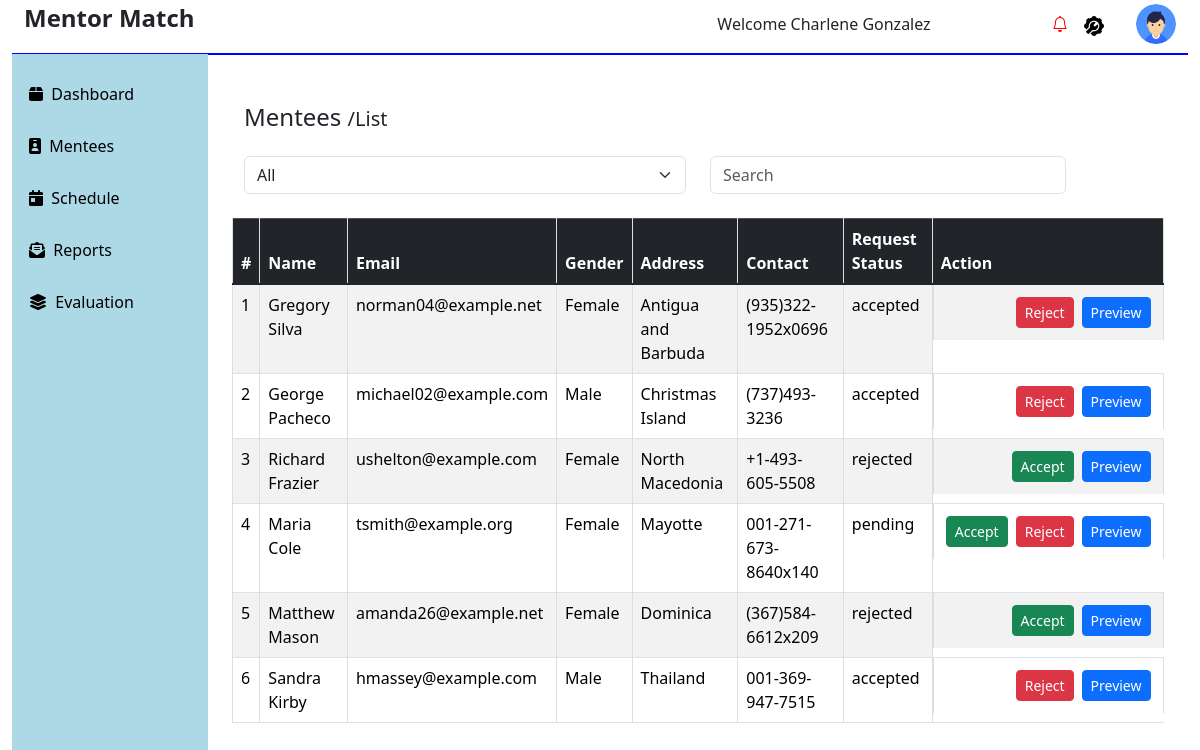
The page /my-mentees/ (signed in) on the database its author committed.
### admin_mentor_app/models.py (models this page shows, shortened)
class User(AbstractBaseUser, PermissionsMixin):
    first_name = models.CharField(max_length=100)
    last_name = models.CharField(max_length=100)
    email = models.EmailField(unique=True)
    gender = models.CharField(max_length=10)
    nationality = models.CharField(max_length=50)
    bio = models.CharField(max_length=250, null=True)
    dob = models.DateField()
    address = models.CharField(max_length=255)  # Added max_length
    telephone = models.CharField(max_length=15)
    role_choices = [
        ("1", "Admin"),
        ("2", "Mentor"),
        ("3", "Mentee"),
    ]
    role = models.CharField(max_length=1, choices=role_choices)
    profile_picture = models.ImageField(
        upload_to="profile_pictures/", blank=True, null=True
    )
    id = models.AutoField(primary_key=True)
    objects = CustomUserManager()
    USERNAME_FIELD = "email"
    REQUIRED_FIELDS = ["first_name", "last_name"]

class MentorshipMatch(models.Model):
    mentor = models.ForeignKey(
        User, related_name="mentor_matches", on_delete=models.CASCADE
    )
    mentee = models.ForeignKey(User, on_delete=models.CASCADE)
    match_date = models.DateTimeField(auto_now_add=True)
    status_choices = [
        ("pending", "Pending"),
        ("accepted", "Accepted"),
        ("rejected", "Rejected"),
    ]
    status = models.CharField(
        max_length=10, choices=status_choices, default="pending")

### admin_mentor_app/views.py (the view)
# urls.py: path("my-mentees/", views.get_mentees, name="mentees"),
@login_required
@transaction.atomic
def get_mentees(request):
    try:
        mentor_id = request.user.id
        mentorship_matches = MentorshipMatch.objects.filter(mentor_id=mentor_id).select_related('mentee')
        mentees_with_matches = []
        for match in mentorship_matches:
            mentees_with_matches.append({
                'mentee': match.mentee,
                'match': match
            })
        return render(request, "admin_mentor_app/mentee/get_mentees.html", {'mentees_with_matches': mentees_with_matches})
    finally:
        connection.close()

### admin_mentor_app/context_processors.py (called while the page is built)
def global_data(request):
    users = User.objects.all()
    mentorship_matches = MentorshipMatch.objects.all()
    messages = Message.objects.all()
    notifications = Notification.objects.all()
    schedules = Schedule.objects.all()
    progress = Progress.objects.all()
    goals = Goals.objects.all()
    evaluations = Evaluation.objects.all()
    unread_notifications = Notification.objects.count()
    notifications = Notification.objects.all()
    return {
        'global_users': users,
        'global_mentorship_matches': mentorship_matches,
        'global_messages': messages,
        'global_notifications': notifications,
        'global_schedules': schedules,
        'global_progress': progress,
        'global_goals': goals,
        'global_evaluations': evaluations,
        'unread_notifications' : unread_notifications,
        'notifications':notifications
    }

### admin_mentor_app/templates/admin_mentor_app/mentee/get_mentees.html (shortened to what this page needs)
{% extends 'admin_mentor_app/fixed/base.html' %}
{% block content %}
<div class="container mt-5">
    <h2 class="mb-4">Mentees  <span style="font-size: 20px;">/List</span></h2>
    <div class="row mb-4">
        <div class="col-md-6 d-flex align-items-start">
            <select name="mentee_category" id="mentee_category" class="form-select" data-live-search="true">
                <option value="all">All</option>
            </select>
        </div>
        <div class="col-md-5 d-flex justify-content-end align-items-end">
            <input type="text" class="form-control me-2" name="search_mentees" id="search_mentees" placeholder="Search">
        </div>
    </div>
    <div class="row">
        <table class="table table-hover table-bordered">
            <thead class="table-dark">
                <tr>
                    <th>#</th>
                    <th>Name</th>
                    <th>Email</th>
                    <th>Gender</th>
                    <th>Address</th>
                    <th>Contact</th>
                    <th>Request Status</th>
                    <th>Action</th>
                </tr>
            </thead>
            <tbody id="mentees_table_body">
                {% for match in mentees_with_matches %}
                    <tr data-status="{{ match.match.status }}">
                        <td>{{ forloop.counter }}</td>
                        <td>{{ match.mentee.first_name }} {{ match.mentee.last_name }}</td>
                        <td>{{ match.mentee.email }}</td>
                        <td>{{ match.mentee.gender }}</td>
                        <td>{{ match.mentee.nationality }}</td>
                        <td>{{ match.mentee.telephone }}</td>
                        <td>{{ match.match.status }}</td>
                        <td class="d-flex justify-content-end align-items-end">
                            {% if match.match.status == 'pending' or match.match.status == 'rejected' %}
                            <a href="{% url 'accept_mentee' match.match.id %}" class="btn btn-sm btn-success align-items-centre  m-1">Accept</a>
                            {% endif %}
                            {% if match.match.status != 'rejected' %}
                            <a href="{% url 'reject_mentee' match.match.id %}" class="btn btn-sm btn-danger align-items-centre m-1">Reject</a>
                            {% endif %}
                            <a href="{% url 'preview_mentee' match.mentee.id %}" class="btn btn-sm btn-primary align-items-centre m-1">Preview</a>
                        </td>
                    </tr>
                {% endfor %}
            </tbody>
        </table>
    </div>
</div>
{% endblock content %}

### admin_mentor_app/templates/admin_mentor_app/fixed/base.html (shortened to what this page needs)
{% load static %}
<!DOCTYPE html>
<html lang="en">
  <head>
    <link href="https://stackpath.bootstrapcdn.com/bootstrap/5.1.3/css/bootstrap.min.css" rel="stylesheet">
    <link
      rel="stylesheet"
      href="https://cdnjs.cloudflare.com/ajax/libs/font-awesome/6.1.2/css/all.min.css"
    />
    <link
      href="https://cdn.jsdelivr.net/npm/bootstrap@5.3.3/dist/css/bootstrap.min.css"
      rel="stylesheet"
    />
    <link
      href="https://cdnjs.cloudflare.com/ajax/libs/bootstrap-select/1.13.1/css/bootstrap-select.min.css"
      rel="stylesheet"
    />
    <link
      href="https://cdnjs.cloudflare.com/ajax/libs/bootstrap-icons/1.10.0/font/bootstrap-icons.min.css"
      rel="stylesheet"
    />
    <link
      rel="stylesheet"
      href="{% static 'admin_mentor_app/css/evaluation.css' %}"
    />
  </head>
  <body>
    <div class="container-fluid">
      <div class="container-fluid">
        <div class="row mt-1">
          <div class="col-md-6">
            <h2><strong>Mentor Match</strong></h2>
          </div>
          <div class="col-md-6">
            <div class="row g-3 justify-content-end align-items-center">
              <div class="col-auto ms-auto">
                <div class="text-end">
                  <div class="img-case dropdown">
                    <span class="m-2">Welcome {{ user.first_name }} {{ user.last_name }}</span>
                  </div>
                </div>
              </div>
              <div class="col-auto ms-auto">
                <div class="text-end">
                  <div class="img-case">
                    <i
                      class="bi bi-bell"
                      style="{% if unread_notifications > 0 %} color:red;{% endif %}"
                      id="dropdownMenuButton"
                      data-bs-toggle="dropdown"
                      aria-expanded="false"
                    ></i>
                  </div>
                </div>
              </div>
              <div class="col-auto">
                <div class="text-end">
                  <div class="img-case">
                    <img
                      src="{% static 'admin_mentor_app/images/status.png' %}"
                      alt=""
                      class="img-fluid rounded-circle"
                      style="max-width: 20px"
                    />
                  </div>
                </div>
              </div>
              <div class="col-auto">
                <div class="text-end">
                  <div class="img-case dropdown">
                    <img
                      src="{% static 'admin_mentor_app/images/user.png' %}"
                      alt=""
                      class="img-fluid rounded-circle"
                      style="max-width: 40px"
                      id="userDropdown"
                      data-bs-toggle="dropdown"
                      aria-expanded="false"
                    />
                  </div>
                </div>
              </div>
            </div>
          </div>
        </div>
        <div class="row">
          <div
            class="col-2"
            style="
              border-top: 1px solid blue;
              height: 90vh;
              background-color: #add8e6;
            "
          >
            <div class="">
              <div class="menu-list">
                <p class="menu-list-items">
                  <a class="listitem" href="{% url 'dashboard' %}"
                    ><i class="menu-list-items fas fa-box"></i>&nbsp;
                    <span>Dashboard</span></a
                  >
                </p>
                <p class="menu-list-items">
                  <a class="listitem" href="{% url 'mentees' %}"
                    ><i class="menu-list-items fas fa-id-badge"></i>&nbsp;
                    <span>Mentees</span></a
                  >
                </p>
                <p class="menu-list-items">
                  <a class="listitem" href="{% url 'schedule' %}"
                    ><i class="menu-list-items fas fa-calendar-day"></i>&nbsp;
                    <span>Schedule</span></a
                  >
                </p>
                <p class="menu-list-items">
                  <a class="listitem" href="{% url 'reports' %}"
                    ><i class="menu-list-items fas fa-envelope-open-text"></i
                    >&nbsp; <span>Reports</span></a
                  >
                </p>
                <p class="menu-list-items">
                  <a class="listitem" href=" Evaluation.html"
                    ><i class="menu-list-items fas fa-layer-group"></i>&nbsp;
                    <span>Evaluation</span></a
                  >
                </p>
              </div>
            </div>
          </div>
          <div class="col-10"  style="border-top: 2px solid blue;">
            <div class="container mt-2">
              {% block content %} {% endblock %}
            </div>
          </div>
        </div>
      </div>
    </div>
  </body>
</html>

### static/admin_mentor_app/css/evaluation.css (style rules this page uses)
h2 { font-size: 24px; margin-bottom: 20px; }
table { width: 100%; border-collapse: collapse; }
th, td { border: 1px solid #dddddd; text-align: left; padding: 8px; }
th { background-color: #343a40; color: white; }
td { background-color: #ffffff; }
tbody tr:nth-child(odd) td { background-color: #f2f2f2; }

### admin_mentor_app/templates/admin_mentor_app/fixed/base.html (style rules this page uses)
.menu-list { list-style: none; margin-left: 5px; }
a { text-decoration: none; }
.menu-list-items { margin-top: 1rem; text-decoration: none; }
.listitem { padding: 1rem 0; color: black; }

### rows shown on the page
User: first_name "Charlene", last_name "Gonzalez"
User: mentee.first_name "Gregory", mentee.last_name "Silva", mentee.email "norman04@example.net", mentee.gender "Female", mentee.nationality "Antigua and Barbuda", mentee.telephone "(935)322-1952x0696", match.status "accepted", shows "Reject"
User: mentee.first_name "George", mentee.last_name "Pacheco", mentee.email "michael02@example.com", mentee.gender "Male", mentee.nationality "Christmas Island", mentee.telephone "(737)493-3236", match.status "accepted", shows "Reject"
User: mentee.first_name "Richard", mentee.last_name "Frazier", mentee.email "ushelton@example.com", mentee.gender "Female", mentee.nationality "North Macedonia", mentee.telephone "+1-493-605-5508", match.status "rejected", shows "Accept"
User: mentee.first_name "Maria", mentee.last_name "Cole", mentee.email "tsmith@example.org", mentee.gender "Female", mentee.nationality "Mayotte", mentee.telephone "001-271-673-8640x140", match.status "pending", shows "Accept", shows "Reject"
User: mentee.first_name "Matthew", mentee.last_name "Mason", mentee.email "amanda26@example.net", mentee.gender "Female", mentee.nationality "Dominica", mentee.telephone "(367)584-6612x209", match.status "rejected", shows "Accept"
User: mentee.first_name "Sandra", mentee.last_name "Kirby", mentee.email "hmassey@example.com", mentee.gender "Male", mentee.nationality "Thailand", mentee.telephone "001-369-947-7515", match.status "accepted", shows "Reject"
